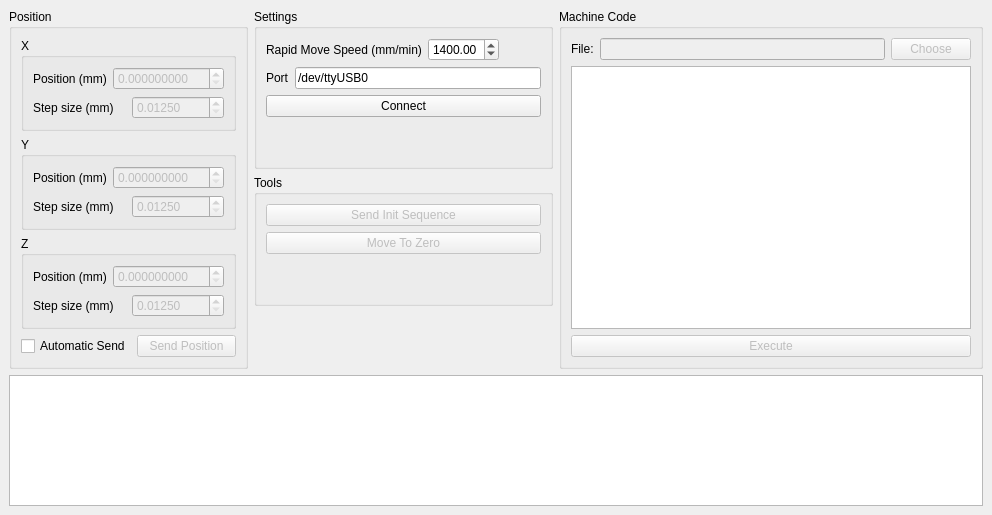
<?xml version="1.0" encoding="UTF-8"?>
<ui version="4.0">
 <class>MainWindow</class>
 <widget class="QMainWindow" name="MainWindow">
  <property name="geometry">
   <rect>
    <x>0</x>
    <y>0</y>
    <width>992</width>
    <height>515</height>
   </rect>
  </property>
  <property name="windowTitle">
   <string>Cncli</string>
  </property>
  <widget class="QWidget" name="centralwidget">
   <layout class="QVBoxLayout" name="verticalLayout_14">
    <item>
     <layout class="QHBoxLayout" name="horizontalLayout">
      <item>
       <widget class="QGroupBox" name="groupBoxPosition">
        <property name="title">
         <string>Position</string>
        </property>
        <layout class="QVBoxLayout" name="verticalLayout">
         <item>
          <widget class="QGroupBox" name="groupBoxY_2">
           <property name="title">
            <string>X</string>
           </property>
           <layout class="QVBoxLayout" name="verticalLayout_5">
            <item>
             <layout class="QVBoxLayout" name="verticalLayout_6">
              <item>
               <layout class="QHBoxLayout" name="horizontalLayout_12">
                <item>
                 <widget class="QLabel" name="label_3">
                  <property name="text">
                   <string>Position (mm)</string>
                  </property>
                 </widget>
                </item>
                <item>
                 <widget class="QDoubleSpinBox" name="doubleSpinBoxXPosition">
                  <property name="enabled">
                   <bool>false</bool>
                  </property>
                  <property name="decimals">
                   <number>9</number>
                  </property>
                  <property name="maximum">
                   <double>999.000000000000000</double>
                  </property>
                  <property name="singleStep">
                   <double>0.012500000000000</double>
                  </property>
                 </widget>
                </item>
               </layout>
              </item>
              <item>
               <layout class="QHBoxLayout" name="horizontalLayout_13">
                <item>
                 <widget class="QLabel" name="label_4">
                  <property name="text">
                   <string>Step size (mm)</string>
                  </property>
                 </widget>
                </item>
                <item>
                 <widget class="QDoubleSpinBox" name="doubleSpinBoxXSteps">
                  <property name="enabled">
                   <bool>false</bool>
                  </property>
                  <property name="decimals">
                   <number>5</number>
                  </property>
                  <property name="minimum">
                   <double>0.012500000000000</double>
                  </property>
                  <property name="maximum">
                   <double>20.000000000000000</double>
                  </property>
                  <property name="singleStep">
                   <double>0.012500000000000</double>
                  </property>
                 </widget>
                </item>
               </layout>
              </item>
             </layout>
            </item>
           </layout>
          </widget>
         </item>
         <item>
          <widget class="QGroupBox" name="groupBoxY">
           <property name="title">
            <string>Y</string>
           </property>
           <layout class="QVBoxLayout" name="verticalLayout_4">
            <item>
             <layout class="QVBoxLayout" name="verticalLayout_3">
              <item>
               <layout class="QHBoxLayout" name="horizontalLayout_10">
                <item>
                 <widget class="QLabel" name="label">
                  <property name="text">
                   <string>Position (mm)</string>
                  </property>
                 </widget>
                </item>
                <item>
                 <widget class="QDoubleSpinBox" name="doubleSpinBoxYPosition">
                  <property name="enabled">
                   <bool>false</bool>
                  </property>
                  <property name="decimals">
                   <number>9</number>
                  </property>
                  <property name="maximum">
                   <double>999.000000000000000</double>
                  </property>
                  <property name="singleStep">
                   <double>0.012500000000000</double>
                  </property>
                 </widget>
                </item>
               </layout>
              </item>
              <item>
               <layout class="QHBoxLayout" name="horizontalLayout_11">
                <item>
                 <widget class="QLabel" name="label_2">
                  <property name="text">
                   <string>Step size (mm)</string>
                  </property>
                 </widget>
                </item>
                <item>
                 <widget class="QDoubleSpinBox" name="doubleSpinBoxYSteps">
                  <property name="enabled">
                   <bool>false</bool>
                  </property>
                  <property name="decimals">
                   <number>5</number>
                  </property>
                  <property name="minimum">
                   <double>0.012500000000000</double>
                  </property>
                  <property name="maximum">
                   <double>20.000000000000000</double>
                  </property>
                  <property name="singleStep">
                   <double>0.012500000000000</double>
                  </property>
                 </widget>
                </item>
               </layout>
              </item>
             </layout>
            </item>
           </layout>
          </widget>
         </item>
         <item>
          <widget class="QGroupBox" name="groupBoxY_3">
           <property name="title">
            <string>Z</string>
           </property>
           <layout class="QVBoxLayout" name="verticalLayout_7">
            <item>
             <layout class="QVBoxLayout" name="verticalLayout_8">
              <item>
               <layout class="QHBoxLayout" name="horizontalLayout_14">
                <item>
                 <widget class="QLabel" name="label_5">
                  <property name="text">
                   <string>Position (mm)</string>
                  </property>
                 </widget>
                </item>
                <item>
                 <widget class="QDoubleSpinBox" name="doubleSpinBoxZPosition">
                  <property name="enabled">
                   <bool>false</bool>
                  </property>
                  <property name="decimals">
                   <number>9</number>
                  </property>
                  <property name="maximum">
                   <double>999.000000000000000</double>
                  </property>
                  <property name="singleStep">
                   <double>0.012500000000000</double>
                  </property>
                 </widget>
                </item>
               </layout>
              </item>
              <item>
               <layout class="QHBoxLayout" name="horizontalLayout_15">
                <item>
                 <widget class="QLabel" name="label_6">
                  <property name="text">
                   <string>Step size (mm)</string>
                  </property>
                 </widget>
                </item>
                <item>
                 <widget class="QDoubleSpinBox" name="doubleSpinBoxZSteps">
                  <property name="enabled">
                   <bool>false</bool>
                  </property>
                  <property name="decimals">
                   <number>5</number>
                  </property>
                  <property name="minimum">
                   <double>0.012500000000000</double>
                  </property>
                  <property name="maximum">
                   <double>20.000000000000000</double>
                  </property>
                  <property name="singleStep">
                   <double>0.012500000000000</double>
                  </property>
                 </widget>
                </item>
               </layout>
              </item>
             </layout>
            </item>
           </layout>
          </widget>
         </item>
         <item>
          <layout class="QHBoxLayout" name="horizontalLayout_2">
           <item>
            <widget class="QCheckBox" name="checkBoxUpdatePositionLive">
             <property name="enabled">
              <bool>true</bool>
             </property>
             <property name="text">
              <string>Automatic Send</string>
             </property>
            </widget>
           </item>
           <item>
            <widget class="QPushButton" name="pushButtonSendPosition">
             <property name="enabled">
              <bool>false</bool>
             </property>
             <property name="text">
              <string>Send Position</string>
             </property>
            </widget>
           </item>
          </layout>
         </item>
         <item>
          <spacer name="verticalSpacer_3">
           <property name="orientation">
            <enum>Qt::Vertical</enum>
           </property>
           <property name="sizeHint" stdset="0">
            <size>
             <width>20</width>
             <height>40</height>
            </size>
           </property>
          </spacer>
         </item>
        </layout>
       </widget>
      </item>
      <item>
       <layout class="QVBoxLayout" name="verticalLayout_12">
        <item>
         <layout class="QVBoxLayout" name="verticalLayout_11">
          <item>
           <widget class="QGroupBox" name="groupBox_3">
            <property name="title">
             <string>Settings</string>
            </property>
            <layout class="QVBoxLayout" name="verticalLayout_9">
             <item>
              <layout class="QHBoxLayout" name="horizontalLayout_5">
               <item>
                <widget class="QLabel" name="label_8">
                 <property name="text">
                  <string>Rapid Move Speed (mm/min)</string>
                 </property>
                </widget>
               </item>
               <item>
                <widget class="QDoubleSpinBox" name="doubleSpinBoxRapidMoveSpeed">
                 <property name="maximum">
                  <double>9999.000000000000000</double>
                 </property>
                 <property name="value">
                  <double>1400.000000000000000</double>
                 </property>
                </widget>
               </item>
               <item>
                <spacer name="horizontalSpacer">
                 <property name="orientation">
                  <enum>Qt::Horizontal</enum>
                 </property>
                 <property name="sizeHint" stdset="0">
                  <size>
                   <width>40</width>
                   <height>20</height>
                  </size>
                 </property>
                </spacer>
               </item>
              </layout>
             </item>
             <item>
              <layout class="QHBoxLayout" name="horizontalLayout_6">
               <item>
                <widget class="QLabel" name="label_23">
                 <property name="text">
                  <string>Port</string>
                 </property>
                </widget>
               </item>
               <item>
                <widget class="QLineEdit" name="lineEditComPort">
                 <property name="text">
                  <string>/dev/ttyUSB0</string>
                 </property>
                </widget>
               </item>
              </layout>
             </item>
             <item>
              <widget class="QPushButton" name="pushButtonConnect">
               <property name="text">
                <string>Connect</string>
               </property>
              </widget>
             </item>
             <item>
              <spacer name="verticalSpacer_2">
               <property name="orientation">
                <enum>Qt::Vertical</enum>
               </property>
               <property name="sizeHint" stdset="0">
                <size>
                 <width>20</width>
                 <height>40</height>
                </size>
               </property>
              </spacer>
             </item>
            </layout>
           </widget>
          </item>
          <item>
           <widget class="QGroupBox" name="groupBox">
            <property name="title">
             <string>Tools</string>
            </property>
            <layout class="QVBoxLayout" name="verticalLayout_2">
             <item>
              <widget class="QPushButton" name="pushButtonSendInit">
               <property name="enabled">
                <bool>false</bool>
               </property>
               <property name="text">
                <string>Send Init Sequence</string>
               </property>
              </widget>
             </item>
             <item>
              <widget class="QPushButton" name="pushButtonMoveToZero">
               <property name="enabled">
                <bool>false</bool>
               </property>
               <property name="text">
                <string>Move To Zero</string>
               </property>
              </widget>
             </item>
             <item>
              <spacer name="verticalSpacer">
               <property name="orientation">
                <enum>Qt::Vertical</enum>
               </property>
               <property name="sizeHint" stdset="0">
                <size>
                 <width>20</width>
                 <height>40</height>
                </size>
               </property>
              </spacer>
             </item>
            </layout>
           </widget>
          </item>
         </layout>
        </item>
        <item>
         <spacer name="verticalSpacer_4">
          <property name="orientation">
           <enum>Qt::Vertical</enum>
          </property>
          <property name="sizeHint" stdset="0">
           <size>
            <width>20</width>
            <height>40</height>
           </size>
          </property>
         </spacer>
        </item>
       </layout>
      </item>
      <item>
       <widget class="QGroupBox" name="groupBox_2">
        <property name="title">
         <string>Machine Code</string>
        </property>
        <layout class="QHBoxLayout" name="horizontalLayout_8">
         <item>
          <layout class="QVBoxLayout" name="verticalLayout_13">
           <item>
            <layout class="QVBoxLayout" name="verticalLayout_10">
             <item>
              <layout class="QHBoxLayout" name="horizontalLayout_4">
               <item>
                <widget class="QLabel" name="label_7">
                 <property name="text">
                  <string>File:</string>
                 </property>
                </widget>
               </item>
               <item>
                <widget class="QLineEdit" name="lineEditFileName">
                 <property name="enabled">
                  <bool>false</bool>
                 </property>
                 <property name="readOnly">
                  <bool>true</bool>
                 </property>
                </widget>
               </item>
               <item>
                <widget class="QPushButton" name="pushButtonChooseFile">
                 <property name="enabled">
                  <bool>false</bool>
                 </property>
                 <property name="text">
                  <string>Choose</string>
                 </property>
                </widget>
               </item>
              </layout>
             </item>
            </layout>
           </item>
           <item>
            <widget class="QPlainTextEdit" name="plainTextEditLoadedCommands">
             <property name="minimumSize">
              <size>
               <width>400</width>
               <height>0</height>
              </size>
             </property>
             <property name="readOnly">
              <bool>true</bool>
             </property>
            </widget>
           </item>
           <item>
            <widget class="QPushButton" name="pushButtonExecuteCode">
             <property name="enabled">
              <bool>false</bool>
             </property>
             <property name="text">
              <string>Execute</string>
             </property>
            </widget>
           </item>
          </layout>
         </item>
        </layout>
       </widget>
      </item>
     </layout>
    </item>
    <item>
     <widget class="QPlainTextEdit" name="plainTextEditTerminal">
      <property name="enabled">
       <bool>true</bool>
      </property>
      <property name="maximumSize">
       <size>
        <width>16777215</width>
        <height>200</height>
       </size>
      </property>
      <property name="readOnly">
       <bool>true</bool>
      </property>
     </widget>
    </item>
   </layout>
  </widget>
 </widget>
 <resources/>
 <connections/>
</ui>
